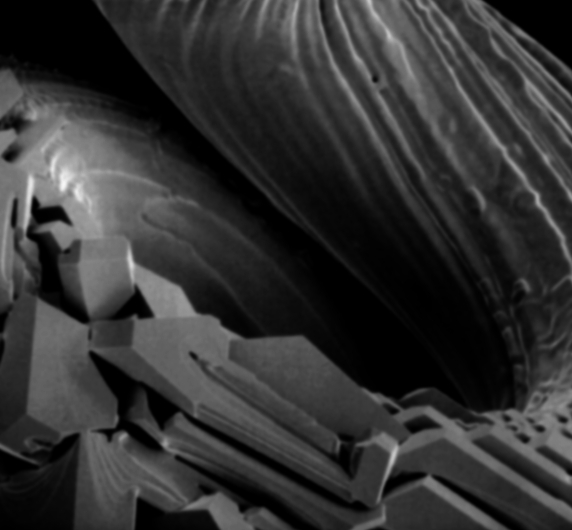
%> input picture 数据/test1.jpg, 572 x 530 px, given in place of test3.tif, which was not available
$ octave sy2_test3.m   (GNU Octave 9; MATLAB toolbox functions it lacks are replaced by stand-ins)
%> lines starting %> are read from the running program, lines starting %| are printed output that depends on the picture; pictures that were not available may be replaced by others from this repository, and a replacement may not be noted
%% 读test3.jpg进行二维傅里叶变换令其幅度谱为常数A，仅利用相位谱反傅里叶变换重建原图像
% 读取图像
grayImage = imread('数据/test3.tif');
%> grayImage is the input picture: size 530x572 uint8; min 0, max 246, mean 50.3
% 进行二维傅里叶变换
fftImage = fft2(double(grayImage));
% 将零频率分量移动到频谱中心
fftShift = fftshift(fftImage);
% 计算幅度谱并进行对数变换以增强显示效果
amplitudeSpectrum = log(1 + abs(fftShift));
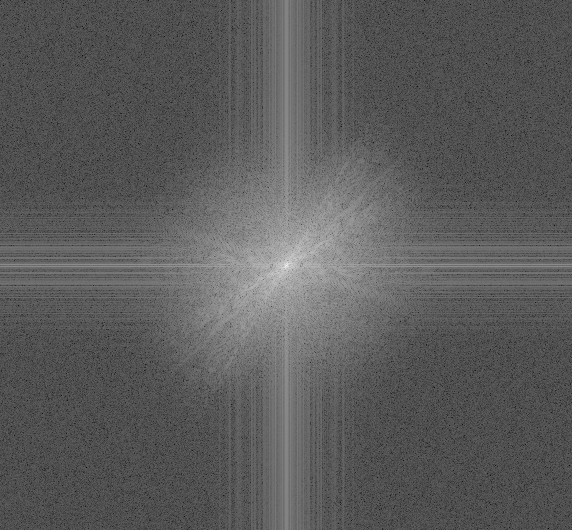
%> amplitudeSpectrum: size 530x572 double; min 0.255, max 16.54, mean 6.11; drawn with min black and max white
% 计算相位谱
phaseSpectrum = angle(fftShift);
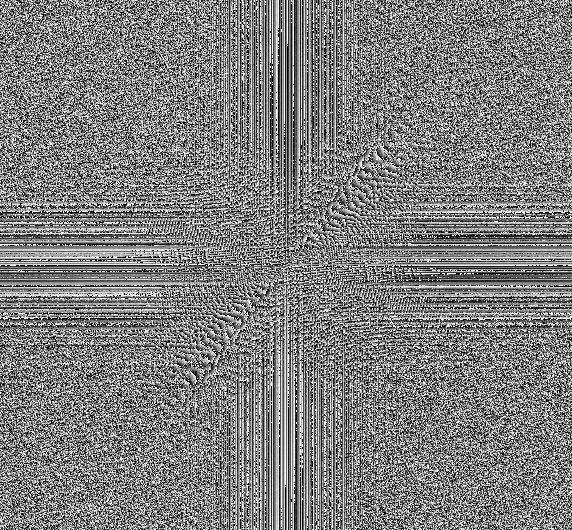
%> phaseSpectrum: size 530x572 double; min -3.14, max 3.14, mean 1.04e-05; drawn with min black and max white

% 显示幅度谱图和相位谱图
figure;
subplot(1, 2, 1);
imshow(amplitudeSpectrum, []);
title('傅里叶变换幅度谱');
subplot(1, 2, 2);
imshow(phaseSpectrum, []);
title('傅里叶变换相位谱');
%% 令其幅度谱为常数A，仅利用相位谱反傅里叶变换重建原图像
% 设置幅度谱为常数A
A = 1;
constantAmplitude = A * ones(size(grayImage));
% 用常数幅度和原始相位进行反傅里叶变换
reconstructedImage = ifft2(ifftshift(constantAmplitude .* exp(1i * phaseSpectrum)));
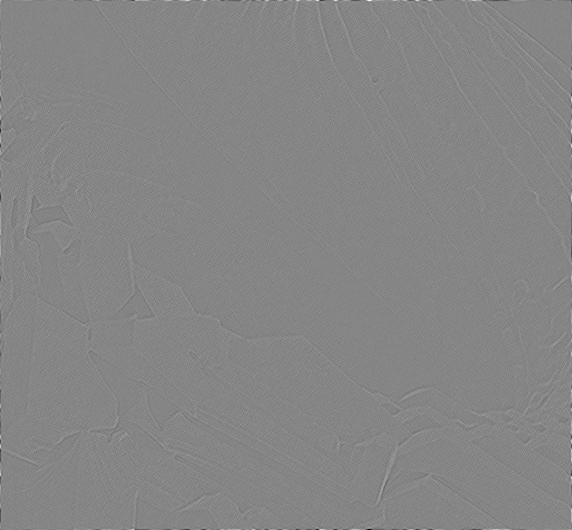
%> reconstructedImage: size 530x572 double; min -0.0483, max 0.0438, mean 3.3e-06; drawn with min black and max white
% 取实部，因为输出应该是实数
reconstructedImage = real(reconstructedImage);

% 显示幅度谱图和相位谱图
figure;
subplot(1, 2, 1);
imshow(amplitudeSpectrum, []);
title('傅里叶变换幅度谱');
subplot(1, 2, 2);
imshow(phaseSpectrum, []);
title('傅里叶变换相位谱');
% 显示重建的图像
figure;
imshow(reconstructedImage, []);
title('仅使用相位谱重建的图像');
% 保存重建的图像
imwrite(uint8(reconstructedImage), '数据/test3_IFFT.jpg');
%% 令相位谱为0，仅利用幅度谱进行反傅里叶变换重建原图像
% 设置相位谱为0
zeroPhase = zeros(size(grayImage));

% 用原始幅度和零相位进行反傅里叶变换
reconstructedImage = ifft2(ifftshift(amplitudeSpectrum .* exp(1i * zeroPhase)));

% 取实部，因为输出应该是实数
reconstructedImage = real(reconstructedImage);
% 显示重建的图像
figure;
imshow(reconstructedImage, []);
title('仅使用幅度谱重建的图像');
%% 用sy2_亮度图.jpg的幅度谱与test3.tif的相位谱进行反傅里叶变换
% 读取两幅图像
image2 = imread('数据/sy2_亮度图.jpg');
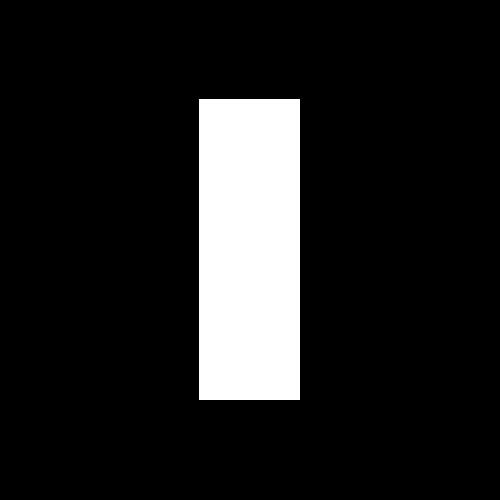
%> input picture 数据/sy2_亮度图.jpg, 500 x 500 px
%> image2 is the input picture: size 500x500 uint8; min 0, max 255, mean 31
%> (the run ends here)
